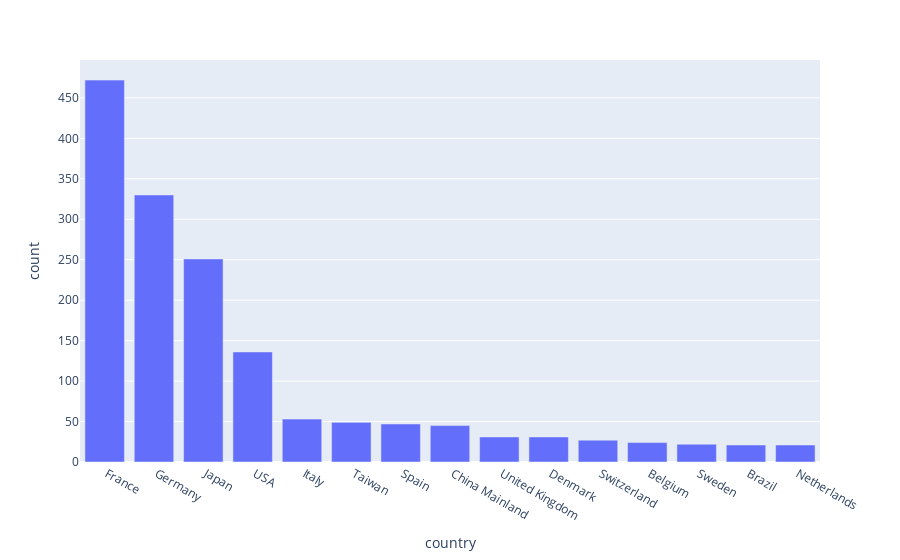

Source (notebook cell):
### Markdown cell above
## Explore

### Code cell
# countries with most michelin star restaurants
df_grouped = df[df['award_stars']>0].groupby(by=['country']).size().reset_index(name='count')
df_grouped_top_n = df_grouped.sort_values(by='count',ascending=False).head(15)
fig = px.bar(df_grouped_top_n, x='country', y='count')
fig.show()

### Figure 1 — Plotly figure (JSON) as saved in the notebook; plotly's stock layout.template omitted (floating-point values rounded to 4 significant figures)
{"data": [{"alignmentgroup": "True", "hovertemplate": "country=%{x}<br>count=%{y}<extra></extra>", "legendgroup": "", "marker": {"color": "#636efa", "pattern": {"shape": ""}}, "name": "", "offsetgroup": "", "orientation": "v", "showlegend": false, "textposition": "auto", "type": "bar", "x": [" France", " Germany", " Japan", " USA", " Italy", " Taiwan", " Spain", " China Mainland", " United Kingdom", " Denmark", " Switzerland", " Belgium", " Sweden", " Brazil", " Netherlands"], "xaxis": "x", "y": [472, 330, 251, 136, 53, 49, 47, 45, 31, 31, 27, 24, 22, 21, 21], "yaxis": "y"}], "layout": {"barmode": "relative", "legend": {"tracegroupgap": 0}, "margin": {"t": 60}, "xaxis": {"anchor": "y", "domain": [0, 1], "title": {"text": "country"}}, "yaxis": {"anchor": "x", "domain": [0, 1], "title": {"text": "count"}}}}
